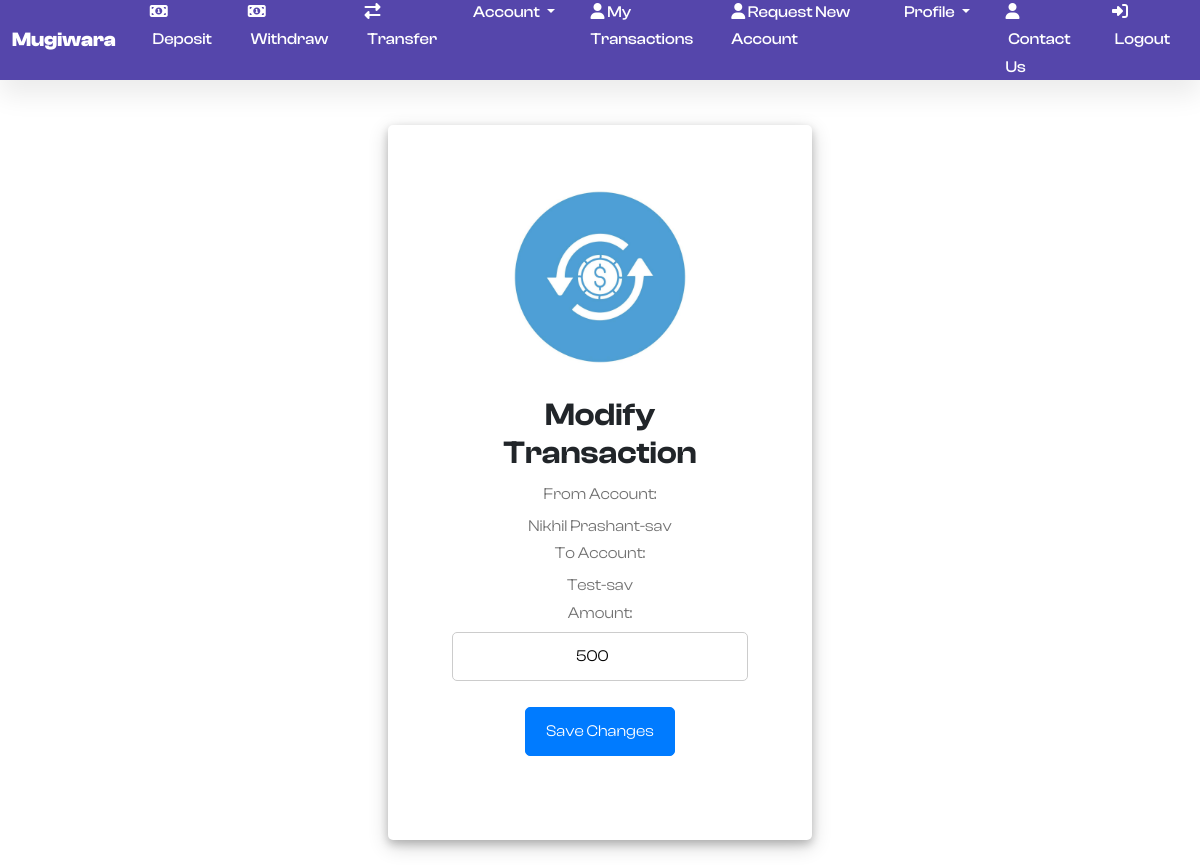
/modify_transaction/8/ (signed in), run on the app's committed database.
### users/models.py (models this page shows, shortened)
class Transactions(models.Model):
    transaction_status = {
        'pending': 'Waiting for approval',
        'rejected': 'Rejected',
        'approved': 'Approved'
    }
    transaction_type = {
        'transfer': 'transfer',
        'credit': 'credit',
        'debit': 'debit'
    }
    otp_type={
        'yes':'yes',
        'no':'no'
    }
    from_account = models.ForeignKey('Account', on_delete = models.CASCADE, related_name = 'from_account')
    to_account = models.ForeignKey('Account', on_delete = models.CASCADE, related_name = 'to_account')
    amount = models.BigIntegerField()
    transaction_status = models.CharField(max_length = 128, choices = transaction_status)
    transaction_handler = models.ForeignKey(BankingUser, on_delete = models.CASCADE, related_name = 'transaction_handler')
    transaction_type= models.CharField(max_length = 128, choices = transaction_type,default = 'Error')
    initiated = models.DateTimeField(auto_now_add = True)
    status_changed = models.DateTimeField(auto_now = True)
    otp = models.BigIntegerField(default = 0)
    otp_verified = models.CharField(max_length = 128, choices = otp_type,default = 'No Action')
    initiated_by_merchant = models.ForeignKey(BankingUser, on_delete=models.SET_NULL, null=True, blank=True, related_name='initiated_transactions')

class Account(models.Model):
    account_types = {
        'sav': 'Savings Account',
        'check': 'Checking Account'
    }
    account_status = {
        'o': 'Open',
        'c': 'Close',
    }
    modification_status = {
       'pending': 'Waiting for approval',
       'rejected': 'Rejected',
       'approved': 'Approved'
    }
    account_number = models.AutoField(primary_key = True)
    account_type = models.CharField(max_length = 128, choices = account_types)
    banking_user = models.ForeignKey('BankingUser', on_delete = models.CASCADE, related_name = 'banking_user')
    account_bal = models.BigIntegerField(default = 0)
    created_on = models.DateTimeField(auto_now_add = True)
    account_status = models.CharField(max_length = 32, choices = account_status, default = 'o')
    closed_on = models.DateTimeField(blank = True, null = True)
    modification_status = models.CharField(max_length = 32, choices = modification_status, default = 'pending')
    def __str__(self):
        return self.banking_user.user.first_name + '-' + self.account_type

class BankingUser(models.Model):
    User_types = {
        'iu_re': 'Regular Employee',
        'iu_sm': 'System Manager',
        'iu_sa': 'System Administrator',
        'eu_cust': 'Customer',
        'eu_mo': 'Merchant/Organization',
    }
    modification_status = {
        'pending': 'Waiting for Approval',
        'rejected': 'Rejected',
        'approved': 'Approved'
    }
    requesting_deletion = {
        'yes': 'Yes',
        'no': 'No'
    }
    user = models.OneToOneField(User, on_delete = models.CASCADE, related_name = 'user')
    usertype = models.CharField(max_length = 256, choices = User_types)
    dob = models.DateField(default = None, blank = True, null = True)
    mobile_number = models.CharField(max_length = 256, default=None, blank=True, null = True)
    street_address = models.CharField(max_length = 512, default=None, blank=True, null = True)
    city = models.CharField(max_length = 128, default=None, blank=True, null = True)
    state = models.CharField(max_length = 128, default=None, blank=True, null = True)
    zip_code = models.CharField(max_length = 10, default=None, blank=True, null = True)
    country = models.CharField(max_length = 256, default=None, blank=True, null = True)
    account_created = models.DateTimeField(auto_now_add = True, null = True)
    user_handler = models.ForeignKey("BankingUser", on_delete = models.CASCADE, related_name = 'internal_user', blank=True, null = True)
    pd_modification_status = models.CharField(max_length = 128, choices = modification_status, blank=True, null = True)
    pd_modified = models.DateTimeField(auto_now = True, blank=True, null = True)
    deletion = models.CharField(max_length = 128, choices = requesting_deletion, blank=True, null = True, default = 'no')
    deletion_status = models.CharField(max_length = 128, choices = modification_status, blank=True, null = True)

### users/views.py (the view)
# urls.py: path('modify_transaction/<int:transaction_id>/', modify_transaction, name='modify_transaction'),
@login_required
def modify_transaction(request, transaction_id):
   transaction = get_object_or_404(Transactions, id=transaction_id)
   if transaction.transaction_status not in ['approved', 'rejected']:
       form = TransactionsForm(instance=transaction)
       if request.method == 'POST':
           form = TransactionsForm(request.POST, instance=transaction)
           if form.is_valid():
               form.save()
               return redirect('all_transactions') # Use the name of the URL pattern
       return render(request, 'users/modify_transaction.html', {'form': form, 'transaction': transaction})
   else:
       return HttpResponse('<script>alert("Cannot modify. Transaction is already approved or declined."); window.history.back();</script>')

### users/forms.py
class TransactionsForm(forms.ModelForm):
    class Meta:
        model = Transactions
        fields = ['amount']

### users/templates/users/modify_transaction.html (shortened to what this page needs)
{% extends 'users/base.html' %}
{% block content %}
<!DOCTYPE html>
<html lang="en">
<head>
    <link rel="stylesheet" href="../../static/users/asset/css/modify_transaction.css">
</head>
<body>
    <div class="container forget-password">
        <div class="row">
            <div class="col-md-12 col-md-offset-4">
                <div class="panel panel-default">
                    <div class="panel-body">
                        <div class="text-center">
                            <img src="../../static/users/asset/images/modify_transactions.jpeg" alt="car-key" border="0">
                            <h2 class="text-center">Modify Transaction</h2>
                            <form class="withdraw-form" method="post">
                                <div class="form-group">
                                <label for="id_from_account">From Account:</label>
                                {{ form.instance.from_account }}
                                <br>
                                <label for="id_to_account">To Account:</label>
                                {{ form.instance.to_account }}
                                <br>
                                {{ form.as_p }}
                                <button type="submit" class="withdraw-button">Save Changes</button>
                                </div>
                            </form>
                        </div>
                    </div>
                </div>
            </div>
        </div>
    </div>
</body>
</html>
{% endblock %}

### users/static/users/asset/css/style.css (style rules this page uses)
:root { --c-dark: #212529; --c-brand: #4e57d4; --c-brand-light: #6970dd; --c-brand-rgb: 78, 87, 212; --c-body: #727272; --font-base: "ClashDisplay", sans-serif; --box-shadow: 0px 15px 25px rgba(0,0,0,0.08); --transition: all 0.5s ease; }
body { font-family: var(--font-base); line-height: 1.7; color: var(--c-body); }
h1, h2, h3,h4, h5, h6, .h1, .h2, .h3, .h4, .h5, .h6 { font-weight: 600; color: var(--c-dark); }
img { max-width: 100%; height: auto; }

### users/static/users/asset/css/login_register.css (style rules this page uses)
form label { display: block; margin-bottom: 5px; }

### users/static/users/asset/css/modify_transaction.css (style rules this page uses)
.forget-password .panel-default { padding: 31%; margin-top: -27%; }
.forget-password .panel-body { padding: 15%; margin-bottom: -50%; background: #fff; border-radius: 5px; -webkit-box-shadow: 0 4px 8px 0 rgba(0, 0, 0, 0.2), 0 6px 20px 0 rgba(0, 0, 0, 0.19); }
.withdraw-button { background-color: #007bff; color: white; border: 1px solid #007bff; padding: 10px 20px; border-radius: 5px; cursor: pointer; }
img { width: 60%; margin-bottom: 10%; }
.form-group { margin-bottom: 20px; }
.withdraw-button { background-color: #007bff; color: white; border: 1px solid #007bff; padding: 10px 20px; border-radius: 5px; cursor: pointer; margin-top: 10px; }
input[type="text"], input[type="number"], select { width: 100%; padding: 10px; border: 1px solid #ccc; border-radius: 5px; text-align: center; }

### data on the page
Transactions: instance.from_account "Nikhil Prashant-sav", instance.to_account "Test-sav", amount "500"
